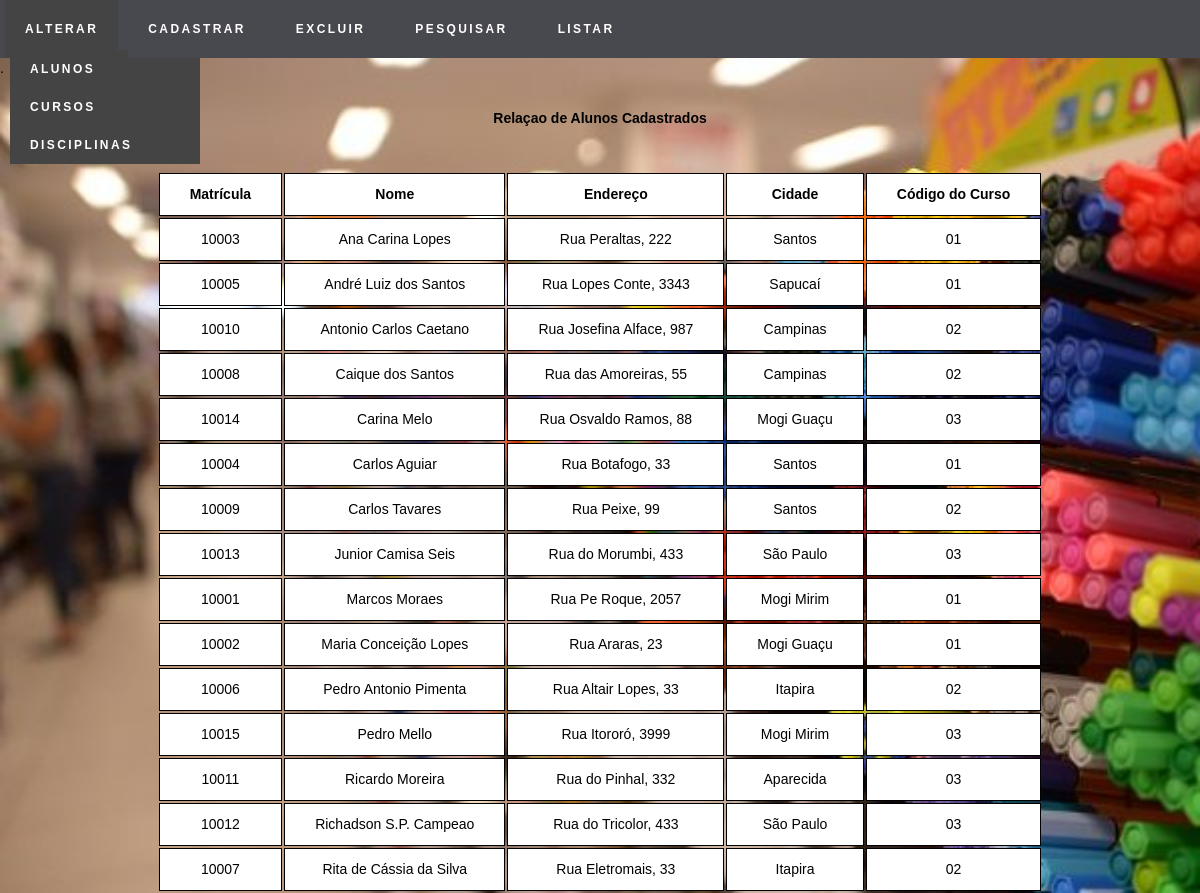
Screenshot of /listaralunos.php with the database file from the repository.
### tables this page shows
CREATE TABLE IF NOT EXISTS `alunos` (
  `matricula` varchar(5) NOT NULL,
  `nome` varchar(50) NOT NULL,
  `endereco` varchar(50) NOT NULL,
  `cidade` varchar(30) NOT NULL,
  `codcurso` char(2) NOT NULL,
  PRIMARY KEY (`matricula`)
);

### alunos.php (called while the page is built, shortened)
<?php
    class alunos
    {
        function listar()
        {
            try
            {
                $this->conn  = new Conectar();
                $sql = $this->conn->query("select * from alunos order by nome");
                $sql->execute();
                return $sql->fetchAll();
            }
            catch(PDOException $exc)
            {
                echo "Erro ao executar consulta." . $exc->getMessage();
            }
        }
    }
?>

### listaralunos.php (the view, shortened to what this page needs)
<html lang="pt-br">
<head>
        <link rel="stylesheet" href="css/style.css">
    </head>
    <body>
        <nav class="menu">
            <ul class="menu-list">
                <li class="menu-list-item">
                    <a href="">Alterar</a>
                        <ul class="sub-menu">
                            <li class="menu-list-item"><a href="alteraralunos.php">Alunos</a></li>
                            <li class="menu-list-item"><a href="alterarcursos.php">Cursos</a></li>
                            <li class="menu-list-item"><a href="alterardisciplinas.php">Disciplinas</a></li>
                        </ul>
                </li>
                <li class="menu-list-item">
                    <a href="">Cadastrar</a>
                </li>
                <li class="menu-list-item">
                    <a href="">Excluir</a>
                </li>
                <li class="menu-list-item">
                    <a href="">Pesquisar</a>
                </li>
                <li class="menu-list-item">
                    <a href="">Listar</a>
                </li>
            </ul>
        </nav>
        <section>
            <center><font face = "Century Gothic" size = "6"><b>Relaçao de Alunos Cadastrados</b><br><br><font size = "4">
            <table>
                <tr>
                    <th>Matrícula</th>
                    <th>Nome</th>
                    <th>Endereço</th>
                    <th>Cidade</th>
                    <th>Código do Curso</th>
                </tr>
                <?php
                        include_once 'alunos.php';
                        $a = new alunos();
                        $pro_bd = $a->listar();
                    foreach($pro_bd as $pro_mostrar)
                    {
                    ?>
                        <tr>
                        <td><?php echo $pro_mostrar[0] ?></td>
                        <td><?php echo $pro_mostrar[1] ?></td>
                        <td><?php echo $pro_mostrar[2] ?></td>
                        <td><?php echo $pro_mostrar[3] ?></td>
                        <td><?php echo $pro_mostrar[4] ?></td>
                        </tr>
                    <?php
                    }
                ?>
          </table>
        </section>
    </body>
</html>

### css/style.css (style rules this page uses)
* { margin: 0; padding: 0; box-sizing: border-box; font-family: sans-serif; font-size: 14px; line-height: 1.5; }
body { background-image: url(../img/background_index.jpg); background-repeat: no-repeat; background-size: cover; }
.menu { background: rgb(72, 72, 79); }
.menu .menu-list .menu-list-item { list-style: none; }
.menu a { color: #fff; text-decoration: none; display: block; cursor: pointer; text-transform: uppercase; font-size: 12px; font-weight: 700; letter-spacing:0.2em; }
.menu > .menu-list > li { float: left; position: relative; }
.menu-list-item > a { padding: 20px; margin: 0 5px; background: rgb(72, 72, 79); }
.menu-list-item > .sub-menu { position: absolute; top: 50px; left: 5px; min-width: 200px; display:none; }
.menu-list-item > .sub-menu > li > a { padding: 10px 20px; }
.menu:after { content: '.'; display: block; clear: both; height: 0; }
section { min-height: 60vh; width: 100%; display: flex; justify-content: center; margin-top: 50px; }
td, th { border: 1px solid black; background: white; padding: 10px 30px; text-align: center; }

### rows the page displays
alunos: matricula "10003", nome "Ana Carina Lopes", endereco "Rua Peraltas, 222", cidade "Santos", codcurso "01"
alunos: matricula "10005", nome "André Luiz dos Santos", endereco "Rua Lopes Conte, 3343", cidade "Sapucaí", codcurso "01"
alunos: matricula "10010", nome "Antonio Carlos Caetano", endereco "Rua Josefina Alface, 987", cidade "Campinas", codcurso "02"
alunos: matricula "10008", nome "Caique dos Santos", endereco "Rua das Amoreiras, 55", cidade "Campinas", codcurso "02"
alunos: matricula "10014", nome "Carina Melo", endereco "Rua Osvaldo Ramos, 88", cidade "Mogi Guaçu", codcurso "03"
alunos: matricula "10004", nome "Carlos Aguiar", endereco "Rua Botafogo, 33", cidade "Santos", codcurso "01"
alunos: matricula "10009", nome "Carlos Tavares", endereco "Rua Peixe, 99", cidade "Santos", codcurso "02"
alunos: matricula "10013", nome "Junior Camisa Seis", endereco "Rua do Morumbi, 433", cidade "São Paulo", codcurso "03"
alunos: matricula "10001", nome "Marcos Moraes", endereco "Rua Pe Roque, 2057", cidade "Mogi Mirim", codcurso "01"
alunos: matricula "10002", nome "Maria Conceição Lopes", endereco "Rua Araras, 23", cidade "Mogi Guaçu", codcurso "01"
alunos: matricula "10006", nome "Pedro Antonio Pimenta", endereco "Rua Altair Lopes, 33", cidade "Itapira", codcurso "02"
alunos: matricula "10015", nome "Pedro Mello", endereco "Rua Itororó, 3999", cidade "Mogi Mirim", codcurso "03"
alunos: matricula "10011", nome "Ricardo Moreira", endereco "Rua do Pinhal, 332", cidade "Aparecida", codcurso "03"
alunos: matricula "10012", nome "Richadson S.P. Campeao", endereco "Rua do Tricolor, 433", cidade "São Paulo", codcurso "03"
alunos: matricula "10007", nome "Rita de Cássia da Silva", endereco "Rua Eletromais, 33", cidade "Itapira", codcurso "02"
